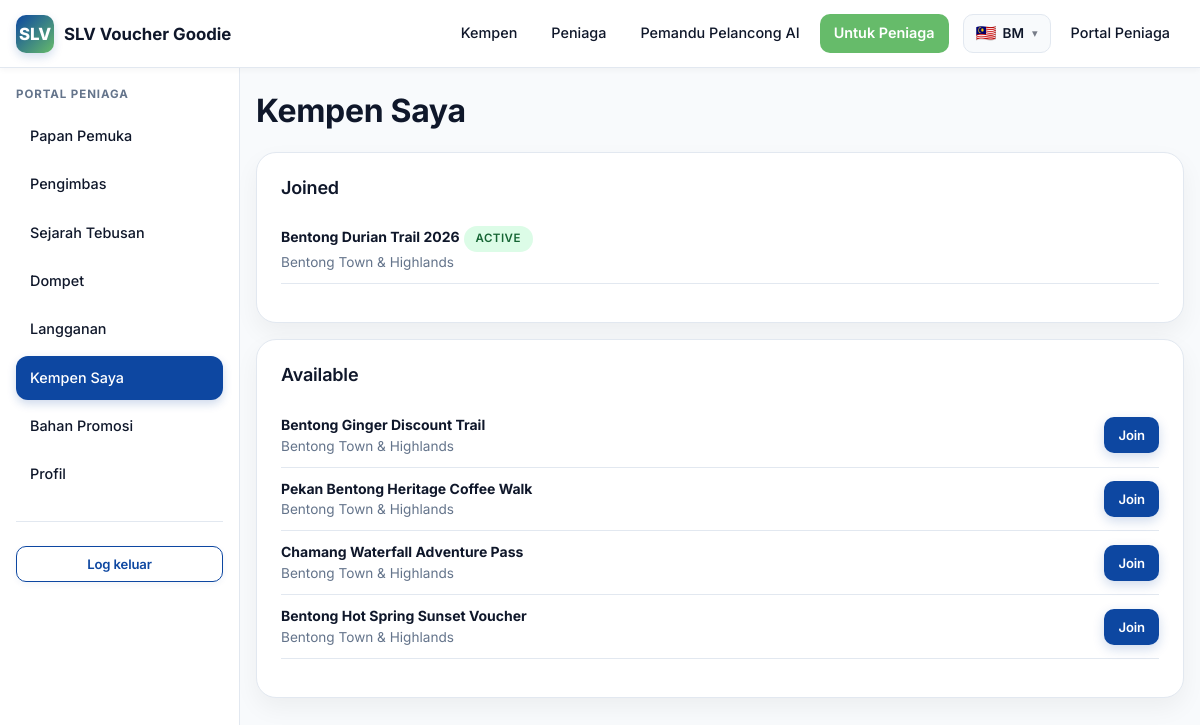
The page /merchant/campaigns (signed in) on the database as committed earlier.
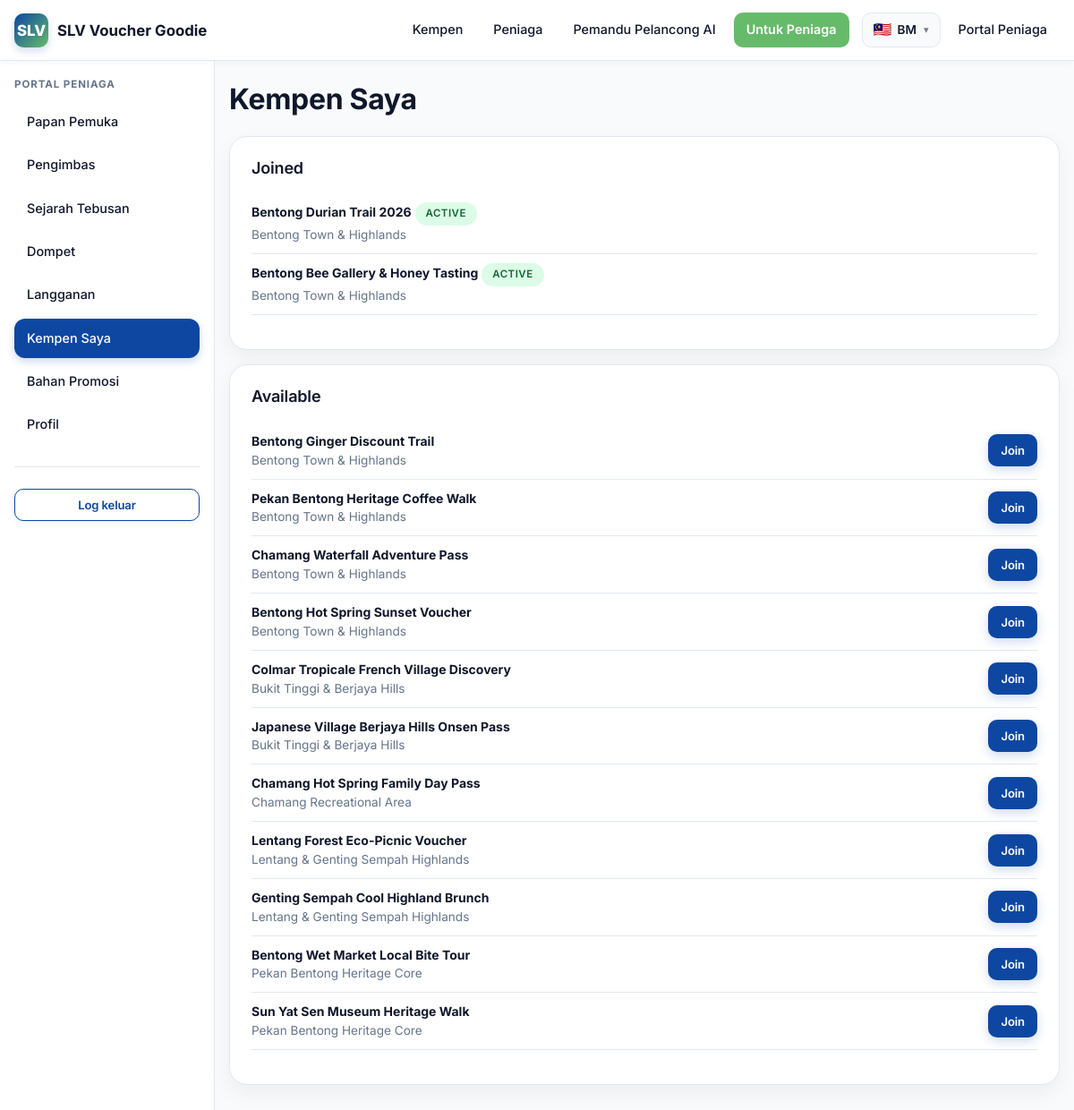
The same page on the database as committed later.
### tables this page shows
CREATE TABLE campaign_merchants (
  id           BIGINT UNSIGNED NOT NULL AUTO_INCREMENT,
  campaign_id  BIGINT UNSIGNED NOT NULL,
  merchant_id  BIGINT UNSIGNED NOT NULL,
  status       ENUM('pending','active','removed') NOT NULL DEFAULT 'active',
  created_at   DATETIME NOT NULL DEFAULT CURRENT_TIMESTAMP,
  PRIMARY KEY (id),
  UNIQUE KEY uniq_cm_pair (campaign_id, merchant_id),
  KEY idx_cm_campaign (campaign_id),
  KEY idx_cm_merchant (merchant_id),
  CONSTRAINT fk_cm_campaign FOREIGN KEY (campaign_id) REFERENCES campaigns(id) ON DELETE CASCADE,
  CONSTRAINT fk_cm_merchant FOREIGN KEY (merchant_id) REFERENCES merchants(id) ON DELETE CASCADE
);

CREATE TABLE campaigns (
  id             BIGINT UNSIGNED NOT NULL AUTO_INCREMENT,
  location_id    BIGINT UNSIGNED DEFAULT NULL,
  campaign_name  VARCHAR(180) NOT NULL,
  slug           VARCHAR(180) NOT NULL,
  description    TEXT,
  voucher_type   ENUM('cash','discount','free_gift','b1f1','experience','tourism','festival') NOT NULL DEFAULT 'cash',
  voucher_value  DECIMAL(10,2) NOT NULL DEFAULT 0.00,
  start_date     DATE DEFAULT NULL,
  end_date       DATE DEFAULT NULL,
  banner_image   VARCHAR(255) DEFAULT NULL,
  claim_limit    INT UNSIGNED NOT NULL DEFAULT 0,  
  terms          TEXT,
  status         ENUM('draft','active','ended','paused') NOT NULL DEFAULT 'draft',
  created_at     DATETIME NOT NULL DEFAULT CURRENT_TIMESTAMP,
  PRIMARY KEY (id),
  UNIQUE KEY uniq_campaigns_slug (slug),
  KEY idx_campaigns_location (location_id),
  CONSTRAINT fk_campaigns_location FOREIGN KEY (location_id) REFERENCES locations(id) ON DELETE SET NULL
);

CREATE TABLE locations (
  id           BIGINT UNSIGNED NOT NULL AUTO_INCREMENT,
  state        VARCHAR(80)  NOT NULL,
  city         VARCHAR(80)  DEFAULT NULL,
  area_name    VARCHAR(120) NOT NULL,
  slug         VARCHAR(80)  NOT NULL,
  description  TEXT,
  banner_image VARCHAR(255) DEFAULT NULL,
  map_link     VARCHAR(500) DEFAULT NULL,
  status       ENUM('active','inactive') NOT NULL DEFAULT 'active',
  created_at   DATETIME NOT NULL DEFAULT CURRENT_TIMESTAMP,
  PRIMARY KEY (id),
  UNIQUE KEY uniq_locations_slug (slug),
  KEY idx_locations_state (state)
);

### app/Views/merchant/campaigns.php (the view, shortened to what the changed rows need)
<h1 class="mt-0"><?= e(__('merchant.campaigns')) ?></h1>
<div class="card">
  <h3 class="mt-0">Joined</h3>
  <?php if (empty($joined)): ?>
    <p class="text-muted">—</p>
  <?php else: ?>
    <ul style="list-style:none; padding:0;">
      <?php foreach ($joined as $c): ?>
        <li style="padding:10px 0; border-bottom:1px solid var(--c-border);">
          <strong><?= e($c['campaign_name']) ?></strong>
          <span class="pill <?= $c['link_status'] === 'active' ? 'pill-success' : 'pill-warning' ?>"><?= e($c['link_status']) ?></span>
          <div class="text-muted" style="font-size:.85rem;"><?= e($c['location_name'] ?? '') ?></div>
        </li>
      <?php endforeach; ?>
    </ul>
  <?php endif; ?>
</div>
<div class="card">
  <h3 class="mt-0">Available</h3>
  <?php if (empty($available)): ?>
    <p class="text-muted">No new campaigns to join.</p>
  <?php else: ?>
    <ul style="list-style:none; padding:0;">
      <?php foreach ($available as $c): ?>
        <li style="padding:10px 0; border-bottom:1px solid var(--c-border); display:flex; justify-content:space-between; align-items:center; gap:12px;">
          <div>
            <strong><?= e($c['campaign_name']) ?></strong>
            <div class="text-muted" style="font-size:.85rem;"><?= e($c['location_name'] ?? '') ?></div>
          </div>
          <form method="post" action="<?= e(url('/merchant/campaigns/' . $c['id'] . '/join')) ?>">
            <button class="btn btn-primary btn-sm">Join</button>
          </form>
        </li>
      <?php endforeach; ?>
    </ul>
  <?php endif; ?>
</div>

### app/Core/Router.php (shortened to what the changed rows need)
<?php
class Router
{
    private array $routes = [
        'GET' => [], 'POST' => [], 'PUT' => [], 'DELETE' => [],
    ];
    private array $groupMiddleware = [];
    public function group(array $middleware, callable $callback): void
    {
        $previous = $this->groupMiddleware;
        $this->groupMiddleware = array_merge($previous, $middleware);
        $this->groupMiddleware = $previous;
    }
    private function add(string $method, string $path, array $handler, array $middleware): void
    {
        $pattern = preg_replace('#\{([a-zA-Z_][a-zA-Z0-9_]*)\}#', '(?P<$1>[^/]+)', $path);
        $pattern = '#^' . rtrim($pattern, '/') . '/?$#';
        $this->routes[$method][] = [
            'pattern'    => $pattern,
            'handler'    => $handler,
            'middleware' => array_merge($this->groupMiddleware, $middleware),
        ];
    }
    public function dispatch(): void
    {
        $method = $_SERVER['REQUEST_METHOD'] ?? 'GET';
        $uri = parse_url($_SERVER['REQUEST_URI'] ?? '/', PHP_URL_PATH) ?: '/';
        $uri = rtrim($uri, '/') ?: '/';
        foreach ($this->routes[$method] ?? [] as $route) {
            if (preg_match($route['pattern'], $uri, $matches)) {
                $params = array_filter($matches, 'is_string', ARRAY_FILTER_USE_KEY);
                [$controllerClass, $action] = $route['handler'];
                $controller = new $controllerClass();
                $controller->{$action}($params);
                return;
            }
        }
    }
}

### app/Views/layouts/merchant.php (shortened to what the changed rows need)
<?php
$path = parse_url($_SERVER['REQUEST_URI'] ?? '/', PHP_URL_PATH);
$active = fn (string $p) => str_starts_with($path, $p) ? 'active' : '';
?>
<!doctype html>
<html lang="<?= e($_lang) ?>">
<head>
  <link rel="stylesheet" href="<?= e(asset('css/app.css')) ?>">
</head>
<body>
  <?= (new \App\Core\View())->partial('topbar') ?>
  <div class="app-shell">
    <aside class="app-side">
      <h3><?= e(__('nav.merchant_portal')) ?></h3>
      <a href="<?= e(url('/merchant/dashboard')) ?>" class="<?= $active('/merchant/dashboard') ?>"><?= e(__('merchant.dashboard')) ?></a>
      <a href="<?= e(url('/merchant/scanner')) ?>" class="<?= $active('/merchant/scanner') ?>"><?= e(__('merchant.scanner')) ?></a>
      <a href="<?= e(url('/merchant/redemptions')) ?>" class="<?= $active('/merchant/redemptions') ?>"><?= e(__('merchant.redemptions')) ?></a>
      <a href="<?= e(url('/merchant/wallet')) ?>" class="<?= $active('/merchant/wallet') ?>"><?= e(__('merchant.wallet')) ?></a>
      <a href="<?= e(url('/merchant/subscription')) ?>" class="<?= $active('/merchant/subscription') ?>"><?= e(__('merchant.subscription')) ?></a>
      <a href="<?= e(url('/merchant/campaigns')) ?>" class="<?= $active('/merchant/campaigns') ?>"><?= e(__('merchant.campaigns')) ?></a>
      <a href="<?= e(url('/merchant/marketing')) ?>" class="<?= $active('/merchant/marketing') ?>"><?= e(__('merchant.marketing')) ?></a>
      <a href="<?= e(url('/merchant/profile')) ?>" class="<?= $active('/merchant/profile') ?>"><?= e(__('merchant.profile')) ?></a>
      <hr>
      <form method="post" action="<?= e(url('/merchant/logout')) ?>">
        <button class="btn btn-outline btn-block btn-sm" type="submit"><?= e(__('nav.logout')) ?></button>
      </form>
    </aside>
    <main class="app-main">
      <?= $content ?>
    </main>
  </div>
</body>
</html>

### app/Views/partials/topbar.php (shortened to what the changed rows need)
<?php
$lang = \App\Core\Lang::current();
$path = parse_url($_SERVER['REQUEST_URI'] ?? '/', PHP_URL_PATH);
$isActive = fn (string $p) => $path === $p || str_starts_with($path, $p . '/') ? 'active' : '';
$languages = [
    'ms' => ['flag' => '🇲🇾', 'short' => 'BM', 'label' => 'Bahasa Melayu'],
    'en' => ['flag' => '🇬🇧', 'short' => 'EN', 'label' => 'English'],
    'zh' => ['flag' => '🇨🇳', 'short' => '中文', 'label' => '中文'],
];
$currentLang = $languages[$lang] ?? $languages['ms'];
?>
<header class="topbar">
  <div class="topbar-inner">
    <a href="<?= e(url('/')) ?>" class="brand">
      <span class="brand-logo">SLV</span>
      <span class="hide-sm"><?= e(__('app.name')) ?></span>
    </a>
    <nav>
      <a href="<?= e(url('/campaigns')) ?>" class="<?= $isActive('/campaigns') ?>"><?= e(__('nav.campaigns')) ?></a>
      <a href="<?= e(url('/merchants')) ?>" class="<?= $isActive('/merchants') ?>"><?= e(__('nav.merchants')) ?></a>
      <a href="<?= e(url('/chat')) ?>" class="<?= $isActive('/chat') ?>"><?= e(__('nav.chat')) ?></a>
      <a href="<?= e(url('/for-merchants')) ?>" class="<?= $isActive('/for-merchants') ?>"
         style="background:var(--c-accent);color:#fff;font-weight:600;">
        <?= e(__('for_merchants.nav')) ?>
      </a>
      <details class="lang-dropdown" data-lang-dropdown>
        <summary aria-label="<?= e(__('common.language')) ?>">
          <span class="flag"><?= $currentLang['flag'] ?></span>
          <span class="short"><?= e($currentLang['short']) ?></span>
        </summary>
      </details>
      <?php if (\App\Core\Auth::check()): ?>
        <?php if (\App\Core\Auth::role() === 'merchant'): ?>
          <a href="<?= e(url('/merchant')) ?>" class="hide-sm"><?= e(__('nav.merchant_portal')) ?></a>
        <?php elseif (in_array(\App\Core\Auth::role(), ['admin','gov'], true)): ?>
          <a href="<?= e(url('/admin')) ?>" class="hide-sm"><?= e(__('nav.admin')) ?></a>
        <?php endif; ?>
      <?php else: ?>
        <a href="<?= e(url('/merchant/login')) ?>" class="hide-sm"><?= e(__('nav.login')) ?></a>
      <?php endif; ?>
    </nav>
  </div>
</header>

Rows that differ between the two databases and show on the page:
added campaign_merchants: campaign.campaign_name "Bentong Bee Gallery & Honey Tasting", status "ACTIVE", locations.area_name "Bentong Town & Highlands"
added campaigns: campaign_name "Colmar Tropicale French Village Discovery", location.area_name "Bukit Tinggi & Berjaya Hills"
added campaigns: campaign_name "Japanese Village Berjaya Hills Onsen Pass", location.area_name "Bukit Tinggi & Berjaya Hills"
added campaigns: campaign_name "Chamang Hot Spring Family Day Pass", location.area_name "Chamang Recreational Area"
added campaigns: campaign_name "Lentang Forest Eco-Picnic Voucher", location.area_name "Lentang & Genting Sempah Highlands"
added campaigns: campaign_name "Genting Sempah Cool Highland Brunch", location.area_name "Lentang & Genting Sempah Highlands"
added campaigns: campaign_name "Bentong Wet Market Local Bite Tour", location.area_name "Pekan Bentong Heritage Core"
added campaigns: campaign_name "Sun Yat Sen Museum Heritage Walk", location.area_name "Pekan Bentong Heritage Core"
